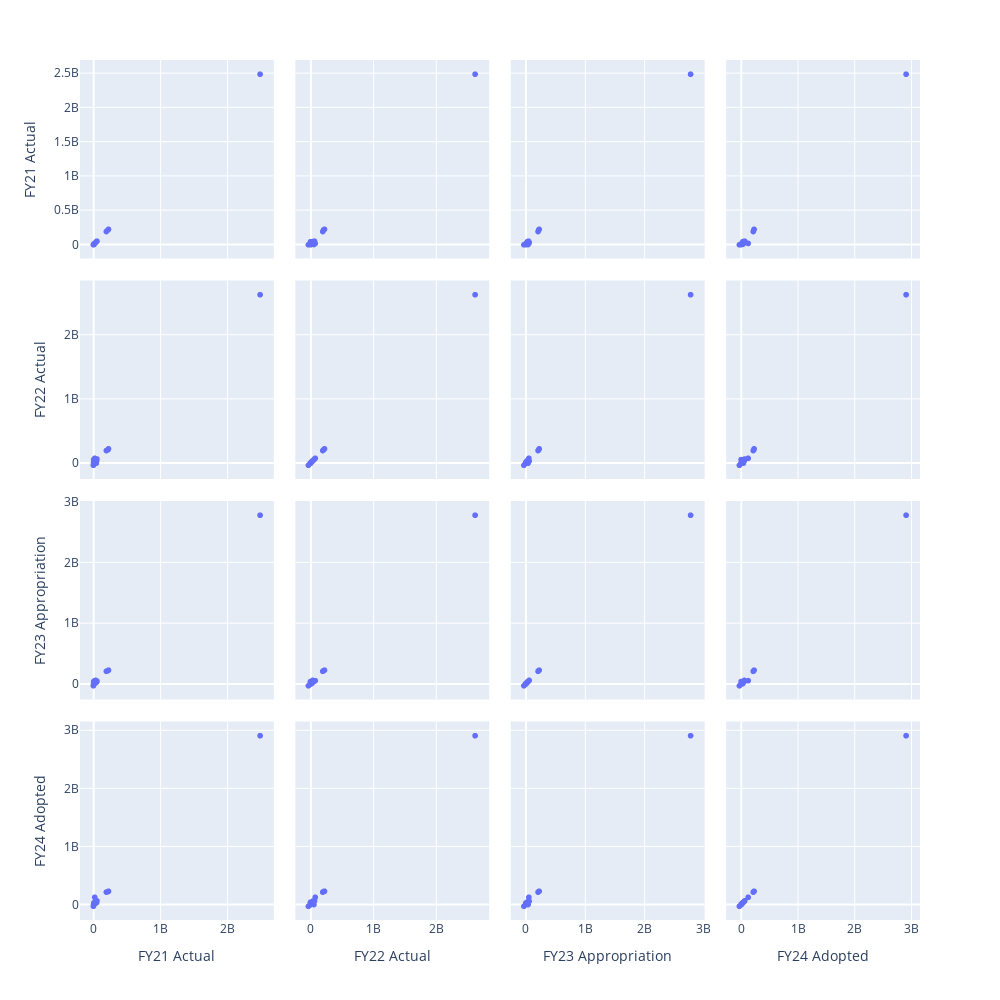

The notebook cell saved with this chart:
### Code cell
# Scatter matrix on FY21Actual、FY22 Actual、·FY23Appropriation and FY24 Adopted
fig = px.scatter_matrix(df[['FY21 Actual', 'FY22 Actual', 'FY23 Appropriation', 'FY24 Adopted']])
fig.update_layout(
    #title='Iris Data set',
    width=1000,
    height=1000,
)

### Figure 1 — Plotly figure (JSON) as saved in the notebook; plotly's stock layout.template omitted (floating-point values rounded to 4 significant figures; data arrays with more than 128 entries replaced by an {"elided": "..."} marker saying what was removed)
{"data": [{"dimensions": [{"axis": {"matches": true}, "label": "FY21 Actual", "values": {"elided": "199 int values"}}, {"axis": {"matches": true}, "label": "FY22 Actual", "values": {"elided": "199 int values"}}, {"axis": {"matches": true}, "label": "FY23 Appropriation", "values": {"elided": "199 int values"}}, {"axis": {"matches": true}, "label": "FY24 Adopted", "values": {"elided": "199 int values"}}], "hovertemplate": "%{xaxis.title.text}=%{x}<br>%{yaxis.title.text}=%{y}<extra></extra>", "legendgroup": "", "marker": {"color": "#636efa", "symbol": "circle"}, "name": "", "showlegend": false, "type": "splom"}], "layout": {"dragmode": "select", "height": 1000, "legend": {"tracegroupgap": 0}, "margin": {"t": 60}, "width": 1000}}
